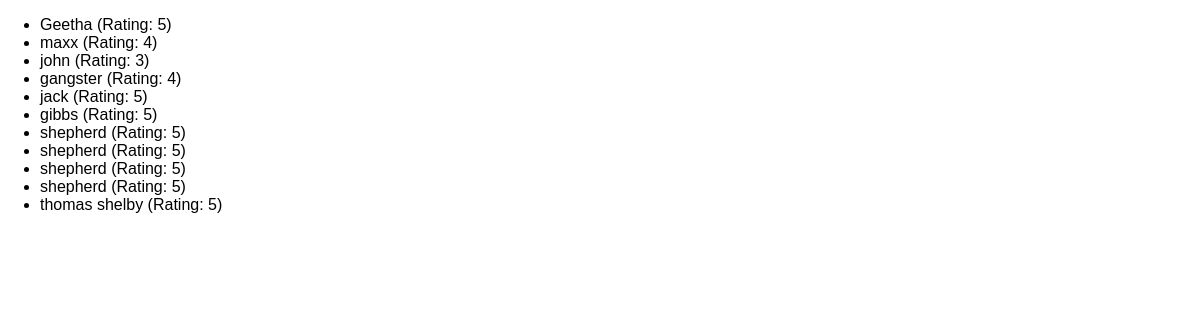
The app's page /reviews with its own data.
### reviews/models.py (models this page shows)
class Review(models.Model):
    user_name = models.CharField(max_length=100)
    review_text = models.TextField()
    rating = models.IntegerField()

### reviews/views.py (the view)
# urls.py: path("reviews", views.ReviewListView.as_view()),
class ReviewListView(ListView):
    template_name = "reviews/review_list.html"
    model = Review
    context_object_name = "reviews"

### reviews/templates/reviews/review_list.html (shortened to what this page needs)
{%extends "reviews/base.html"%}
{%block content%}
    <ul>
        {% for review in reviews%}
            <li>{{review.user_name}} (Rating: {{review.rating}})</li>
        {%endfor%}
    </ul>
{%endblock%}

### reviews/static/reviews/styles.css (style rules this page uses)
body { font-family: sans-serif; margin: 0; }

### records on screen
Review: user_name "Geetha", rating "5"
Review: user_name "maxx", rating "4"
Review: user_name "john", rating "3"
Review: user_name "gangster", rating "4"
Review: user_name "jack", rating "5"
Review: user_name "gibbs", rating "5"
Review: user_name "shepherd", rating "5"
Review: user_name "shepherd", rating "5"
Review: user_name "shepherd", rating "5"
Review: user_name "shepherd", rating "5"
Review: user_name "thomas shelby", rating "5"
